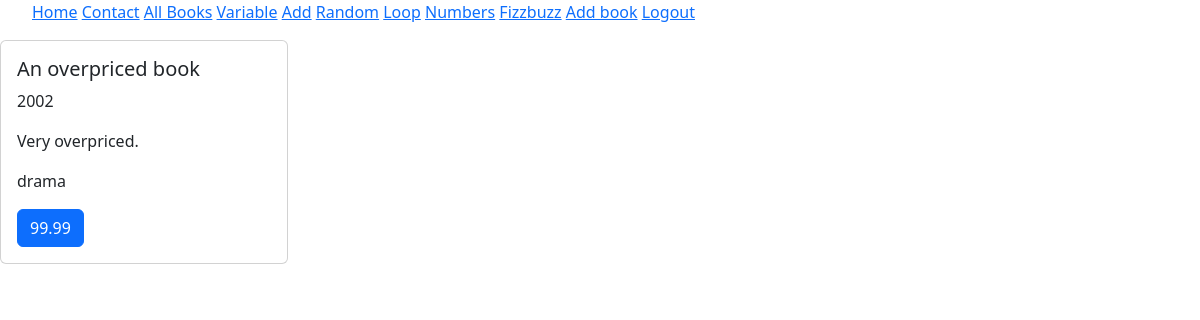
The app's page /books/1 (signed in) with its own data.
### templates/models.py (models this page shows, shortened)
class Book(models.Model):
    id = models.AutoField(primary_key=True)
    year = models.IntegerField()
    author = models.CharField(max_length=30)
    price = models.DecimalField(max_digits=5, decimal_places=2)
    title = models.CharField(max_length=100)
    synopsis = models.TextField(max_length=200)
    category = models.CharField(max_length=25, default="comedy")
    inventory = models.PositiveIntegerField(default=5)

### templates/views.py (the view)
# urls.py: path('books/<int:bookid>', views.single_book, name="single_book"),
def single_book(request, bookid):
    single_book = get_object_or_404(Book, id=bookid) # Get the object based off the id provided the parameter and pass it to the template rendered
    return render(request, 'single_book.html', {'book':single_book})

### templates/templates/single_book.html
{% extends 'base.html' %}
{% block content %}
    <div class="card" style="width: 18rem;">
        <div class="card-body">
            <h5 class="card-title">{{book.title}}</h5>
            <p class="card-text">{{book.year}}</p>
            <p class="card-text">{{book.synopsis}}</p>
            <p class="card-text">{{book.category}}</p>
            <a href="#" class="btn btn-primary">{{book.price}}</a>
        </div>
    </div>
{% endblock %}

### records on screen
Book: title "An overpriced book", year "2002", synopsis "Very overpriced.", category "drama", price "99.99"
